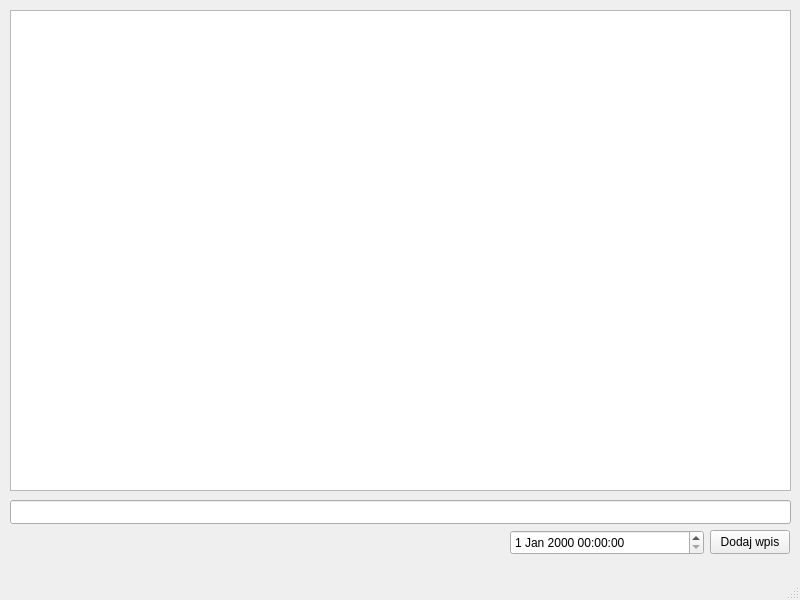
<?xml version="1.0" encoding="UTF-8"?>
<ui version="4.0">
 <class>MainWindow</class>
 <widget class="QMainWindow" name="MainWindow">
  <property name="geometry">
   <rect>
    <x>0</x>
    <y>0</y>
    <width>800</width>
    <height>600</height>
   </rect>
  </property>
  <property name="windowTitle">
   <string>MainWindow</string>
  </property>
  <widget class="QWidget" name="centralwidget">
   <widget class="QTextEdit" name="textEdit">
    <property name="geometry">
     <rect>
      <x>10</x>
      <y>10</y>
      <width>781</width>
      <height>481</height>
     </rect>
    </property>
    <property name="readOnly">
     <bool>true</bool>
    </property>
   </widget>
   <widget class="QLineEdit" name="lineEdit">
    <property name="geometry">
     <rect>
      <x>10</x>
      <y>500</y>
      <width>781</width>
      <height>24</height>
     </rect>
    </property>
   </widget>
   <widget class="QDateTimeEdit" name="dateTimeEdit">
    <property name="geometry">
     <rect>
      <x>510</x>
      <y>530</y>
      <width>194</width>
      <height>25</height>
     </rect>
    </property>
   </widget>
   <widget class="QPushButton" name="pushButton">
    <property name="geometry">
     <rect>
      <x>710</x>
      <y>530</y>
      <width>80</width>
      <height>24</height>
     </rect>
    </property>
    <property name="text">
     <string>Dodaj wpis</string>
    </property>
   </widget>
  </widget>
  <widget class="QMenuBar" name="menubar">
   <property name="geometry">
    <rect>
     <x>0</x>
     <y>0</y>
     <width>800</width>
     <height>21</height>
    </rect>
   </property>
  </widget>
  <widget class="QStatusBar" name="statusbar"/>
 </widget>
 <resources/>
 <connections/>
</ui>
